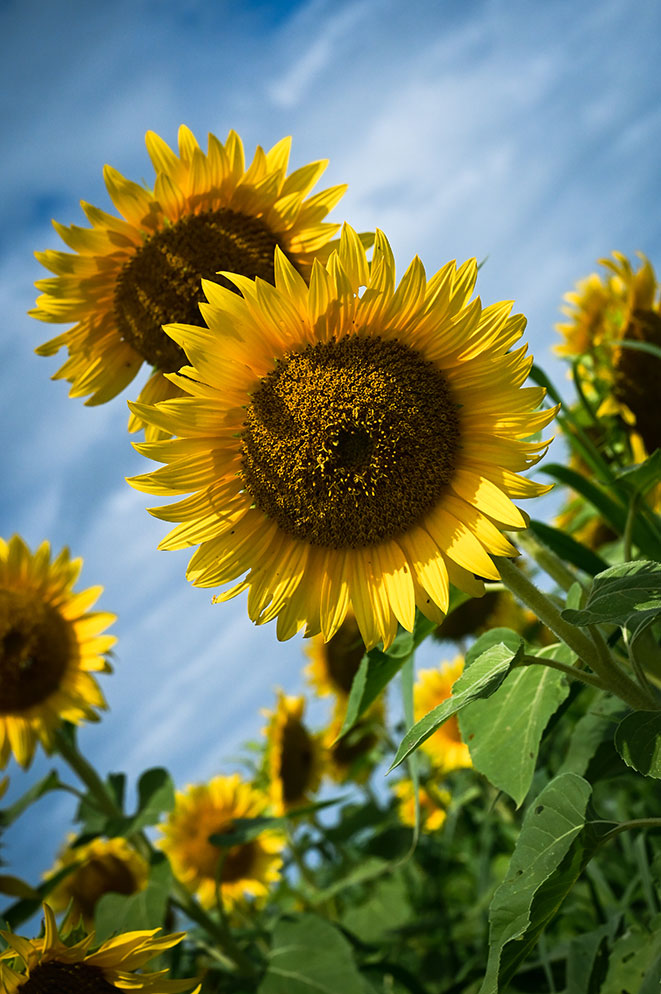
#> input picture opencv/99 Sunflower2.jpg, 661 x 994 px, found by its file name
$ python '04 image transformations.py'
#> lines starting #> are read from the running program, lines starting #| are printed output that depends on the picture

import cv2

# Load the image
image = cv2.imread('opencv/99 Sunflower2.jpg')
#> image is the input picture: shape (994, 661, 3); mean B, G, R 83.2, 122.6, 115.6

# Check if the image is loaded successfully
if image is not None:
    # Display the original image
    cv2.imshow('Original Image', image)

    # 1. Image Resizing
    # Resize the image to a specific width and height
    resized_image = cv2.resize(image, (300, 200))
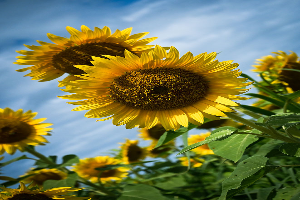
#> resized_image: shape (200, 300, 3); mean B, G, R 83.1, 122.5, 115.5
    cv2.imshow('Resized Image', resized_image)

    # 2. Image Rotation
    # Rotate the image by 45 degrees
    rows, cols = image.shape[:2]
#> rows = 994; cols = 661
    rotation_matrix = cv2.getRotationMatrix2D((cols / 2, rows / 2), 45, 1)
    rotated_image = cv2.warpAffine(image, rotation_matrix, (cols, rows))
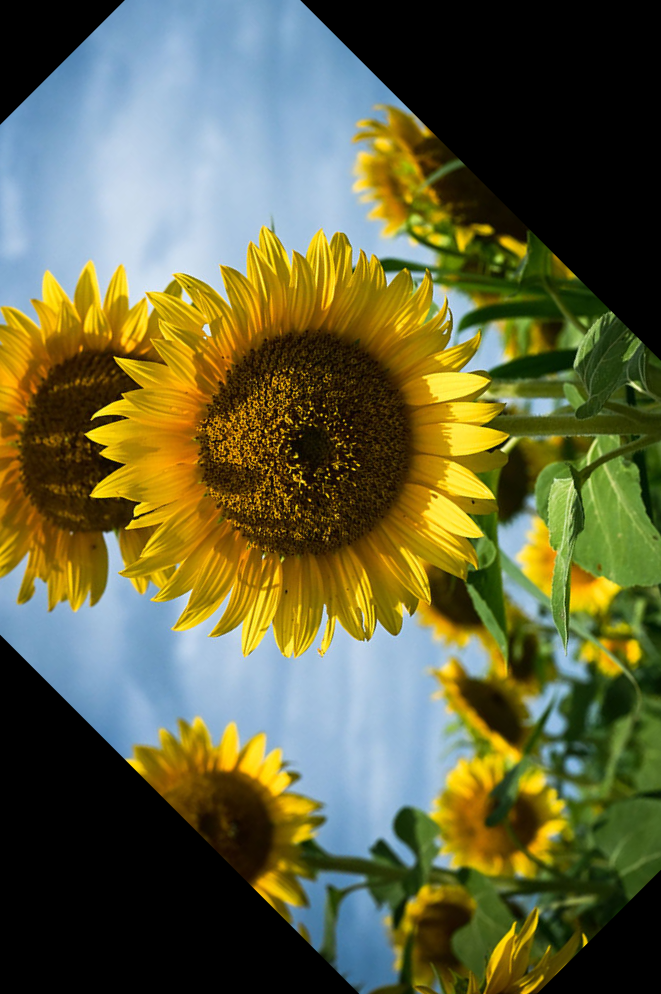
#> rotated_image: shape (994, 661, 3); mean B, G, R 63.5, 99.8, 99.2
    cv2.imshow('Rotated Image', rotated_image)

    # 3. Image Flipping
    # Flip the image horizontally
    flipped_image = cv2.flip(image, 1)
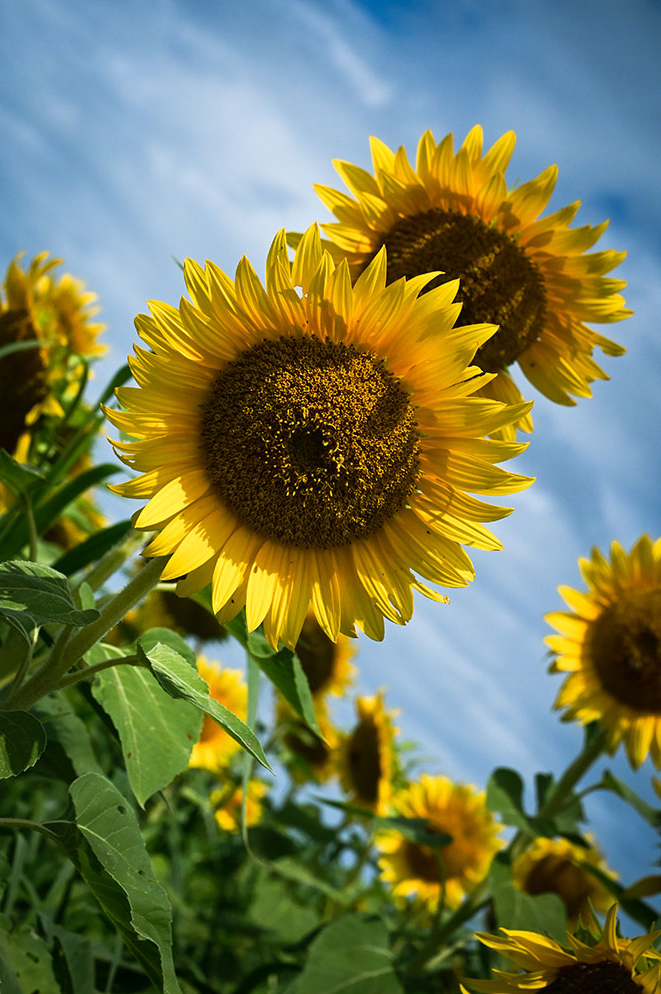
#> flipped_image: shape (994, 661, 3); mean B, G, R 83.2, 122.6, 115.6
    cv2.imshow('Flipped Image', flipped_image)

    # 4. Image Cropping
    # Crop a region of interest (ROI) from the image
    x, y, width, height = 100, 50, 200, 150
    cropped_image = image[y:y+height, x:x+width]
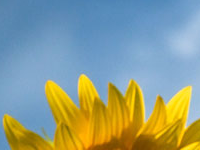
#> cropped_image: shape (150, 200, 3); mean B, G, R 139.3, 157, 142.7
    cv2.imshow('Cropped Image', cropped_image)

    # Wait for a key press and then close the windows
    cv2.waitKey(0)
    cv2.destroyAllWindows()
else:
    print("Image not found. Make sure to provide the correct image path.")

$ run again, with opencv/99 Sunflower1.jpg copied over opencv/99 Sunflower2.jpg
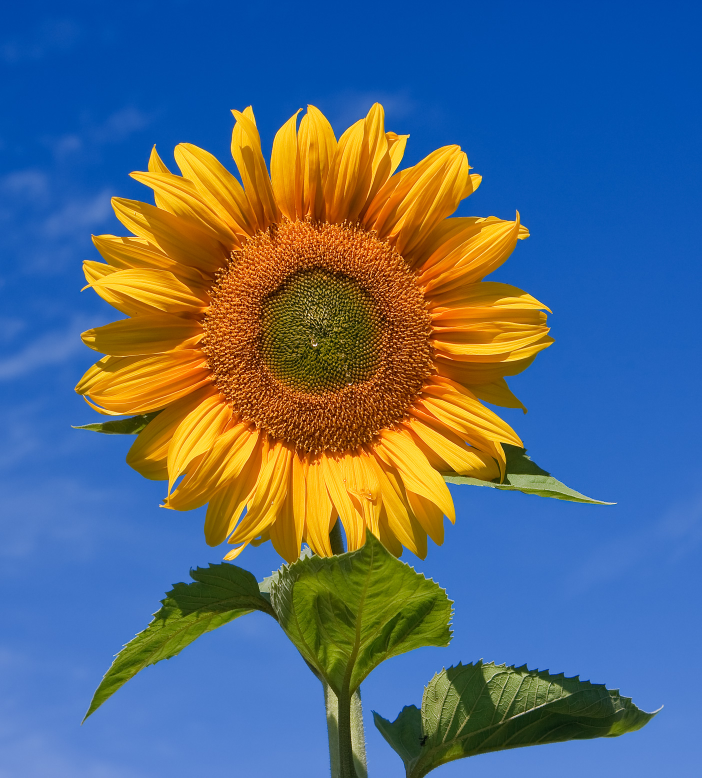
#> input picture opencv/99 Sunflower1.jpg, 1404 x 1555 px, found by its file name (shown at 1/2 size)
#> image is the input picture: shape (1555, 1404, 3); mean B, G, R 125.9, 106.1, 84.5
#> `flipped_image = cv2.flip(image, 1)`:
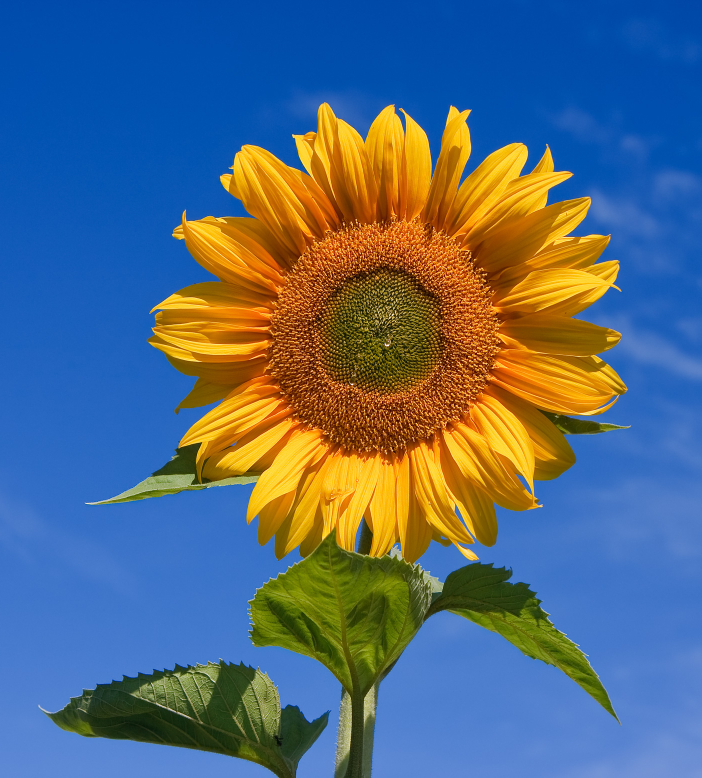
#> flipped_image: shape (1555, 1404, 3) (shown at 1/2 size); mean B, G, R 125.9, 106.1, 84.5
#> `cropped_image = image[y:y+height, x:x+width]`:
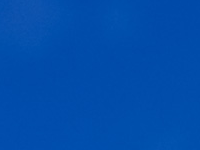
#> cropped_image: shape (150, 200, 3); mean B, G, R 171.3, 77.3, 1.1
